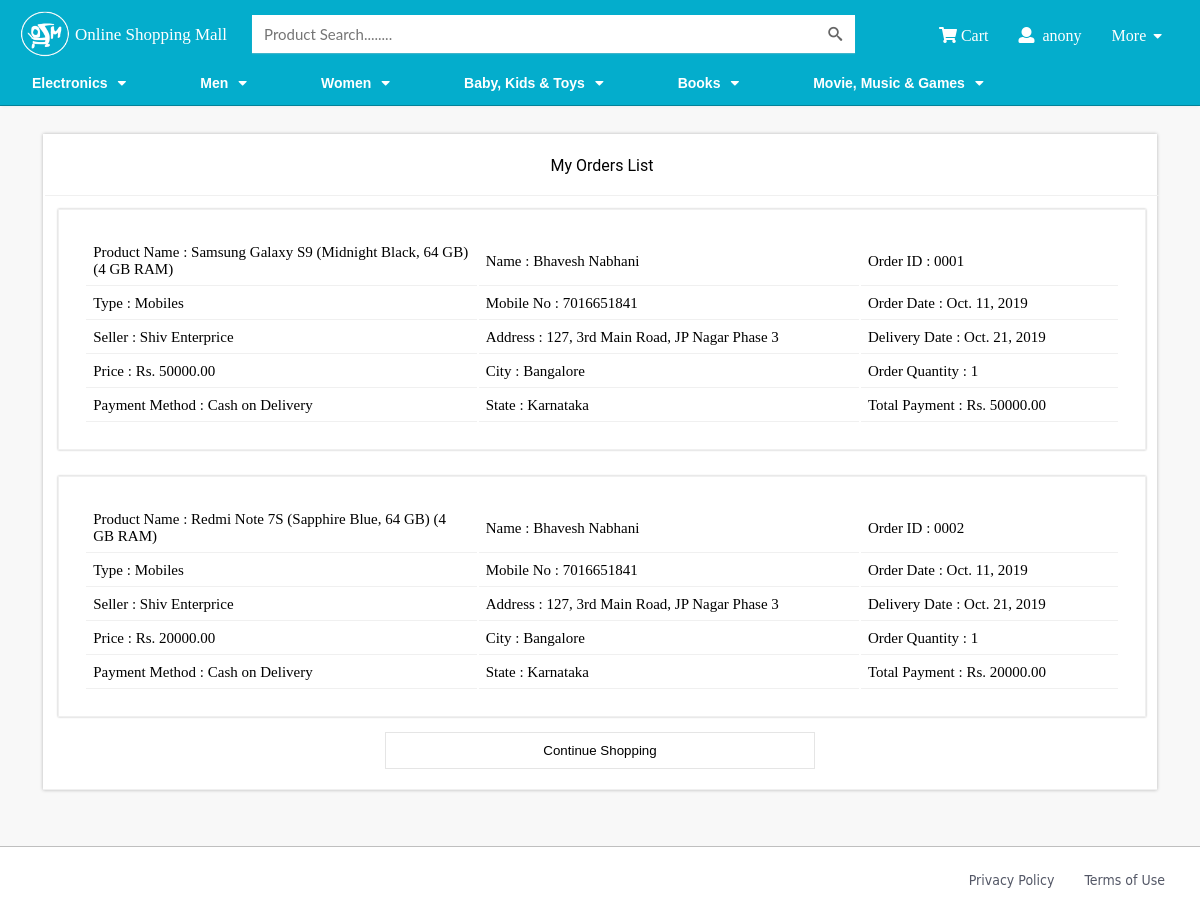
The app's page /order/order-total-report/ (signed in) with its own data.
### products/models.py (models this page shows, shortened)
class product_category(models.Model):
    product_category_name = models.CharField(max_length=20)
    def __str__(self):
        return self.product_category_name

class product(models.Model):
    product_name = models.CharField(max_length=60)
    product_type_id = models.ForeignKey(product_type, on_delete=models.CASCADE)
    seller_id = models.ForeignKey(seller_info, on_delete=models.CASCADE)
    product_price = models.FloatField()
    product_desc = models.TextField()
    product_quantity = models.IntegerField(validators=[RegexValidator(r'^\d[0-9]*$')])
    product_brand = models.CharField(max_length=15)
    product_add_date = models.DateField(blank=False)

class product_type(models.Model):
    product_type_name = models.CharField(max_length=30)
    product_category_id = models.ForeignKey(product_category, on_delete=models.CASCADE)
    def __str__(self):
        return self.product_type_name

### order/models.py (models this page shows, shortened)
class order(models.Model):
    order_product_id = models.ForeignKey(product, on_delete=models.CASCADE)
    order_auth_id = models.ForeignKey(User, on_delete=models.CASCADE)
    order_address_id = models.ForeignKey(address_info, on_delete=models.CASCADE)
    order_info_id = models.ForeignKey(order_info, on_delete=models.CASCADE)

class address_info(models.Model):
    name = models.CharField(max_length=20)
    mobile_no = models.CharField(max_length=10, validators=[RegexValidator(r'^\d{10}$')])
    address = models.TextField()
    pincode = models.CharField(max_length=6, validators=[RegexValidator(r'^\d{6}$')])
    city = models.CharField(max_length=10)
    state = models.CharField(max_length=10)

class order_info(models.Model):
    order_date = models.DateField()
    order_payment_method = models.CharField(max_length=15)
    order_quantity = models.IntegerField(validators=[RegexValidator(r'^\d[0-9]*$')])
    order_total_payment = models.FloatField(max_length=20)
    order_delivery_date = models.DateField()

### seller/models.py (models this page shows)
class seller_info(models.Model):
    seller_auth_id = models.ForeignKey(User, on_delete=models.CASCADE)
    date_joined = models.DateField(blank=False)
    bank_acc_no = models.PositiveIntegerField(validators=[MaxValueValidator(999999999999999)])
    seller_shop_name = models.CharField(max_length=40, null=True)
    seller_shop_address = models.TextField(null=True)
    seller_shop_city = models.CharField(max_length=20, null=True)
    seller_shop_pincode = models.CharField(max_length=6, null=True, validators=[RegexValidator(r'^\d{6}$')])
    def __str__(self):
        return self.seller_shop_name

### order/views.py (the view)
# urls.py: path('order-total-report/', views.total_report, name='total_report'),
@login_required(login_url="/login_user/")
def total_report(request):
    orders = order.objects.filter(order_auth_id=request.user)
    return render(request, 'order/total-order-summary.html', {'orders': orders})

### products/context_processors.py (called while the page is built)
def add_variable_to_context(request):
    product = product_category.objects.all()
    no = 10
    return {
        'product_category': product,
        'no': no
    }

### order/templates/order/total-order-summary.html (shortened to what this page needs)
{% extends 'base.html' %}
{% block body %}
    {% load static %}
<br>
<div class="header-container prodlist_no1">
	<div class="main-cart">
		<div class="cart-contain-ctn" style="width:100%;">
			<div class="cart-header-ctn">My Orders List</div>
			{% for order in orders %}
			<div class="cart-info-ctn">
				<div class="main-cart-box" style="border-bottom:none;">
					<table class="summary-report" style="padding:25px;box-shadow: 0 0px 2px 0 rgba(0,0,0,0.16),0 0px 2px 0 rgba(0,0,0,0.12)!important;">
						<tr class="tr-report">
							<td class="td-report" style="width:38%;">Product Name : {{ order.order_product_id.product_name }}</td>
							<td class="td-report" style="text-transform:capitalize;">Name : {{ order.order_address_id.name }}</td>
							<td class="td-report">Order ID : 000{{ order.pk }}</td>
						</tr>
						<tr class="tr-report">
							<td class="td-report" style="text-transform:capitalize;">Type : {{ order.order_product_id.product_type_id }}</td>
							<td class="td-report">Mobile No : {{ order.order_address_id.mobile_no }}</td>
							<td class="td-report">Order Date : {{ order.order_info_id.order_date }}</td>
						</tr>
						<tr class="tr-report">
							<td class="td-report">Seller : {{ order.order_product_id.seller_id }}</td>
							<td class="td-report" style="width:37%;">Address : {{ order.order_address_id.address }}</td>
							<td class="td-report">Delivery Date : {{ order.order_info_id.order_delivery_date }}</td>
						</tr>
						<tr class="tr-report">
							<td class="td-report">Price : Rs. {{ order.order_product_id.product_price|floatformat:'2' }}</td>
							<td class="td-report">City : {{ order.order_address_id.city }}</td>
							<td class="td-report">Order Quantity : {{ order.order_info_id.order_quantity }}</td>
						</tr>
						<tr class="tr-report">
							<td class="td-report">Payment Method :
							{% if order.order_info_id.order_payment_method == 'cod' %}
								Cash on Delivery
							{% endif %}
						</td>
							<td class="td-report">State : {{ order.order_address_id.state }}</td>
							<td class="td-report">Total Payment : Rs. {{ order.order_info_id.order_total_payment|floatformat:'2' }}</td>
						</tr>
					</table>
				</div>
			</div>
			{% endfor %}
		</div>
			<div class="cart-header-ctn">
				<a href="{% url 'products:index' %}">
				<button type="button" class="shop-bt" >Continue Shopping</button>
				</a>
			</div>
		</div>
	</div>
<br>
{% endblock %}

### templates/base.html (shortened to what this page needs)
<!DOCTYPE html>
<html>
<head>
<title>{% block title %}Online Shopping Mall{% endblock %}</title>{% load static %}
<link href="{% static 'css/main.css' %}" rel="stylesheet" type="text/css">
<link href="{% static 'css/fontawesome.min.css' %}" rel="stylesheet" type="text/css">
<link href="{% static 'css/media.css' %}" rel="stylesheet" type="text/css">
<link href="{% static 'css/short.css' %}" rel="stylesheet" type="text/css">
<link href="{% static 'css/font.css' %}" rel="stylesheet" type="text/css">
<link href="{% static 'fonts/style.css' %}" rel="stylesheet" type="text/css">
</head>
<body>
<div class="main-header">
	<div class="header">
    <div class="header-container">
    	<a href="{% url 'products:index' %}">
        <div class="left-header">
        <div class="header-image">
          <img src="{% static 'images/01.png' %}" class="left-header-logo" alt="online-shop-logo">
        </div>
        <div class="header-font">Online Shopping Mall</div>
      </div>
        </a>
      <div class="middle-header">
      	<form role="search" method="get" action="{% url 'products:search' %}">
        <input type="search" autofocus class="box-a" placeholder="Product Search........" autocomplete="on"  name="q" value="{{ request.GET.q }}" />
        <button type="submit" class="btn"><span class="icon-search"></span></button>
			</div>
        {% if request.user.is_authenticated %}
            <ul class="right-header" style="list-style-type: none;">
                <a href="{% url 'cart:view_cart' %}"><li class="btn2"><i class="fa fa-shopping-cart"></i> Cart</li></a>
                <li class="btn2" id="mid2"><i class="fa fa-user"></i>&nbsp;&nbsp;{{ user.username }} </li>
                <li class="btn2" id="mid">More <i class="font-st1 fa fa-caret-down"></i>
                </li>
            </ul>
        {% endif %}
    </div>
  </div>
 	<div class="menu-container">
		<ul class="ul-cls">
		{% for pro_cat in product_category %}
			<li class="li-data"><a href="#" class="lin" >{{ pro_cat }}<i class="font-st fa fa-caret-down"></i></a>
			</li>
		{% endfor %}
		</ul>
	</div>
</div>
{% block body %}
{% endblock %}
<br>
<br>
<div class="main-header-btm" style="background: white;">
	<div class="header-btm header-container">
		<div class="btm-align"></div>
		<div class="btm-align-right">Terms of Use</div>
		<div class="btm-align-right">Privacy Policy</div>
	</div>
</div>
</body>
</html>

### static/css/main.css (style rules this page uses)
body { margin:0; background:url(https://securepics.ebaystatic.com/aw/pics/cmp/ds3/imgbg.jpg) repeat 0 0 #f8f8f8; padding:0; height: 100%; letter-spacing: 0; }
.main-header { border-bottom: 1px solid rgba(0,0,0,0.25); box-shadow: 0 3px 2px -2px rgba(200,200,200,0.2); background:#04adcc; }
.main-header-btm { border-top: 1px solid rgba(0,0,0,0.25); color:#535766; width: 100%; font-size: 14px; }
.btm-align-right { float: right; padding: 15px; }
.header { height:70px; }
.header-btm { font-family:"Gill Sans", "Gill Sans MT", "Myriad Pro", "DejaVu Sans Condensed", Helvetica, Arial, sans-serif; height:70px; margin-left: auto; margin-right: auto; }
.btm-align { padding: 14px; float: left; }
.left-header { padding-right:15px; float:left; }
.right-header { float:right; margin:0; padding:5px; margin-top:-40px; }
.left-header-logo { width:50px; height:48px; }
.header-font { float:left; padding-top:14.5px; padding-left:5px; color:#fff; font-size:17px; font-family:"Bell Gothic Std"; }
.header-image { float:left; }
.middle-header { padding-top:5px; }
.box-a { -webkit-rtl-ordering: logical; cursor: auto; margin-left:10px; background:#ffffff; width: 45%; line-height: 1.4; border: 0; -webkit-font-smoothing: antialiased; box-shadow:0 1px 1px rgba(200,200,200,0.3); outline-color:#fff; border-radius:0px; height:38px; padding: 12px 12px 12px; padding-right: 40px; font-family: 'Lato', Calibri, Arial, sans-serif; font-size: 15px; color: #2c3e50; }
.btn { background-color:transparent; padding-top: 9px; padding-left:9px; border-radius:0px; padding-right: 9px; padding-bottom:5px; margin-left: -40px; border:none; cursor: pointer; outline:none }
.btn2 { outline:none; border:none; display: inline-block; color:#fff; font-size:16px; padding-top:9px; padding-bottom:9px; padding-left:13px; padding-right:13px; background:none; font-weight:400; font-family:"Bell Gothic Std"; }
.li-data { display:inline; padding-top:5px; width: inherit; margin-left: auto; margin-right: auto; position:relative; padding-bottom:1px; padding-right:78px; padding-left:10px; text-decoration:none; }
.lin { text-decoration:none; font-size:14px; font-weight:700; color:#fff; font-family:"Raleway",sans-serif; line-height:1px; }
.ul-cls { padding:2px; margin:0; width:inherit; list-style-type:none; }
.font-st { margin-left: 10px; font-size: 14px; }
.font-st1 { margin-left: 3px; margin-bottom: 4px; font-size: 14px; }
* { box-sizing: border-box; }
.cart-contain-ctn { width:68%; margin: 2px; float: left; height: auto; }
.main-cart { margin-left: auto; margin-right: auto; width:96%; background-color: white; box-shadow: 0 0px 4px 0 rgba(0,0,0,0.16),0 0px 3px 0 rgba(0,0,0,0.12)!important; }
.cart-header-ctn { padding: 20px; border-bottom:1px solid #f0f0f0; text-align: center; font-family:Roboto, Arial, sans-serif; }
.main-cart-box { padding: 10px; height: 100%; border-bottom:1px solid #f0f0f0; }
.cart-info-ctn { padding: 3px; }
.shop-bt { padding: 10px; background-color: white; outline: none; padding-left:20px; padding-right: 20px; margin-left: 15px; width:40%; margin-right: 15px; border: 1px solid rgba(0, 0, 0, 0.10); }
.summary-report { border: 1px solid #f0f0f0; width: 100%; padding: 15px; }
.tr-report { padding: 5px; border: 1px solid black; }
.td-report { padding: 7px; margin: 0; border-bottom: 1px solid #f0f0f0; font-size: 15px; }

### static/css/short.css (style rules this page uses)
body { background:url(https://securepics.ebaystatic.com/aw/pics/cmp/ds3/imgbg.jpg) repeat 0 0 #f8f8f8; }

### records on screen
product_category: product_category_name "Electronics"
product_category: product_category_name "Men"
product_category: product_category_name "Women"
product_category: product_category_name "Baby, Kids & Toys"
product_category: product_category_name "Books"
product_category: product_category_name "Movie, Music & Games"
order: order_product_id.product_name "Samsung Galaxy S9 (Midnight Black, 64 GB) (4 GB RAM)", order_address_id.name "Bhavesh Nabhani", pk "1", order_product_id.product_type_id "Mobiles", order_address_id.mobile_no "7016651841", order_info_id.order_date "Oct. 11, 2019", order_product_id.seller_id "Shiv Enterprice", order_address_id.address "127, 3rd Main Road, JP Nagar Phase 3", order_info_id.order_delivery_date "Oct. 21, 2019", order_product_id.product_price "50000.00", order_address_id.city "Bangalore", order_info_id.order_quantity "1", shows "Cash on Delivery", order_address_id.state "Karnataka", order_info_id.order_total_payment "50000.00"
order: order_product_id.product_name "Redmi Note 7S (Sapphire Blue, 64 GB) (4 GB RAM)", order_address_id.name "Bhavesh Nabhani", pk "2", order_product_id.product_type_id "Mobiles", order_address_id.mobile_no "7016651841", order_info_id.order_date "Oct. 11, 2019", order_product_id.seller_id "Shiv Enterprice", order_address_id.address "127, 3rd Main Road, JP Nagar Phase 3", order_info_id.order_delivery_date "Oct. 21, 2019", order_product_id.product_price "20000.00", order_address_id.city "Bangalore", order_info_id.order_quantity "1", shows "Cash on Delivery", order_address_id.state "Karnataka", order_info_id.order_total_payment "20000.00"

### other values on screen
{{ user.username }} "anony"
